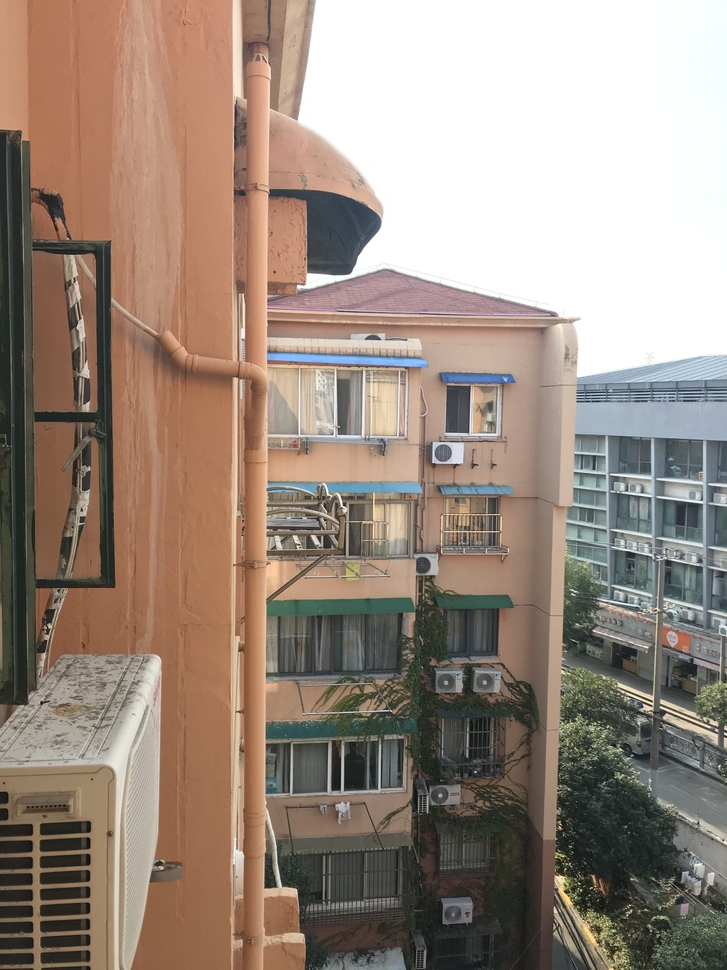
#> input picture project_1_A/IMG_2411.jpg, 727 x 970 px, shrunk from 3024 x 4032 before the run
$ python main.py
#> lines starting #> are read from the running program, lines starting #| are printed output that depends on the picture
### project_1_A/keypointmatch.py
import cv2
import numpy as np

class FindKeyPointsAndMatch(object):
    def __init__(self):
        self.sift = cv2.xfeatures2d.SIFT_create()
        self.brute = cv2.BFMatcher()

    def get_key_points(self, img1, img2):
        g_img1 = cv2.cvtColor(img1, cv2.COLOR_BGR2GRAY)
        g_img2 = cv2.cvtColor(img2, cv2.COLOR_BGR2GRAY)
        kp1, kp2 = {}, {}

        #关键点检测
        kp1["kp"], kp1["des"] = self.sift.detectAndCompute(g_img1, None)
        kp2["kp"], kp2["des"] = self.sift.detectAndCompute(g_img2, None)
        return kp1, kp2

    #关键点匹配
    def match(self, kp1,kp2):
        matches = self.brute.knnMatch(kp1["des"], kp2["des"], k = 2)
        good_matches = []

        for i ,(m,n) in enumerate(matches):
            if m.distance < 0.7 * n.distance:
                good_matches.append((m.trainIdx, m.queryIdx))

        if len(good_matches) > 4:
            key_points1 = kp1["kp"]
            key_points2 = kp2["kp"]

            matched_kp1 = np.float32(
                [key_points1[i].pt for (_, i) in good_matches]
            )

            matched_kp2 = np.float32(
                [key_points2[i].pt for (i, _) in good_matches]
            )

            #求解特征矩阵

            homo_matrix, _ = cv2.findHomography(matched_kp1, matched_kp2, cv2.RANSAC, 4)
            return homo_matrix
        else:
            return None


class PasteTwoImages(object):
    def __init__(self):
        pass

    def __call__(self, img1, img2, homo_matrix):
        h1, w1 = img1.shape[0], img1.shape[1]
        h2, w2 = img2.shape[0], img2.shape[1]
        rect1 = np.array([[0,0],[0,h1],[w1,h1],[w1,0]], dtype=np.float32).reshape(4,1,2)
        rect2 = np.array([[0,0], [0,h2], [w2,h2], [w2, 0]], dtype=np.float32).reshape(4,1,2)
        trans_rect1 = cv2.perspectiveTransform(rect1, homo_matrix)
        total_rect = np.concatenate((rect2, trans_rect1),axis=0)
        min_x, min_y = np.int32(total_rect.min(axis=0).ravel())
        max_x, max_y = np.int32(total_rect.max(axis=0).ravel())
        shift_to_zero_matrix = np.array([[1,0,-min_x], [0, 1, -min_y],[0,0,1]])
        trans_img1 = cv2.warpPerspective(img1, shift_to_zero_matrix.dot(homo_matrix), (max_x - min_x, max_y - min_y))
        trans_img1[-min_y:h2 - min_y, -min_x:w2 - min_x] = img2
        return trans_img1

### project_1_A/out_put.py
import time

# 带有时间的打印函数，可以替代print
def log(*args, **kwargs):
    # return
    time_format = '%Y/%m/%d %H:%M:%S'
    value = time.localtime(int(time.time()))
    formatted = time.strftime(time_format, value)
    print(formatted, *args, **kwargs)

### project_1_A/main.py
import cv2

import keypointmatch
from out_put import log


def test():
    imname_1 = 'IMG_2411.jpg'
    imname_2 = 'IMG_2412.jpg'
    image1 = cv2.imread(imname_1)
#> image1 is the input picture: shape (970, 727, 3); mean B, G, R 126.5, 138.5, 154.3
    image2 = cv2.imread(imname_2)
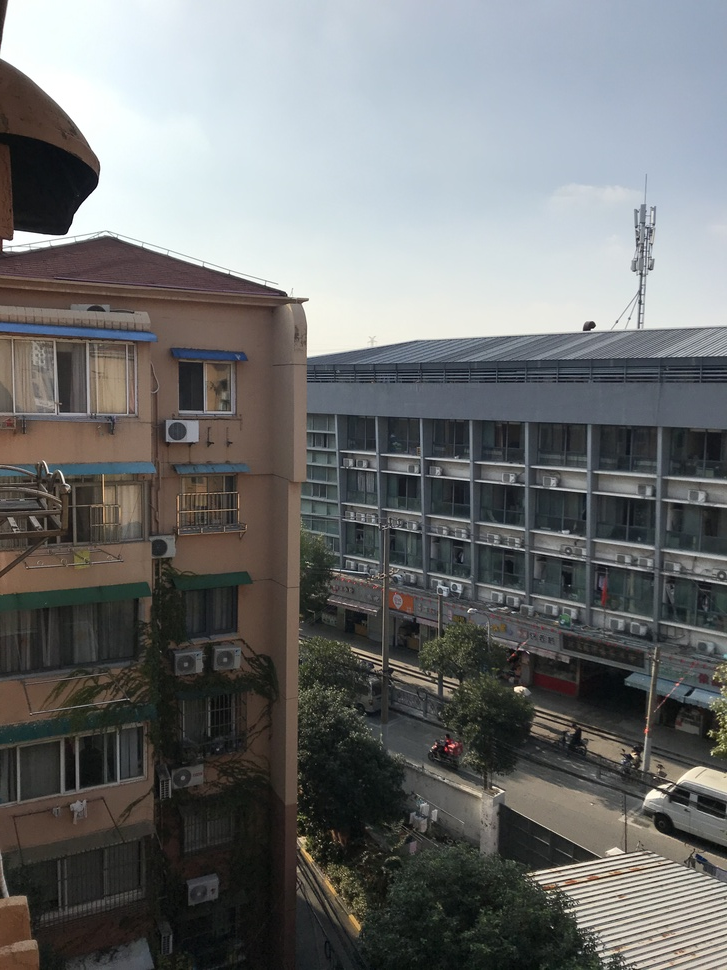
#> input picture project_1_A/IMG_2412.jpg, 727 x 970 px, shrunk from 3024 x 4032 before the run
#> image2 is the input picture: shape (970, 727, 3); mean B, G, R 112.1, 112.2, 110.7
    stitch_match = keypointmatch.FindKeyPointsAndMatch()
    kp1, kp2 = stitch_match.get_key_points(image1, image2)
#> in get_key_points, `g_img1 = cv2.cvtColor(img1, cv2.COLOR_BGR2GRAY)`:
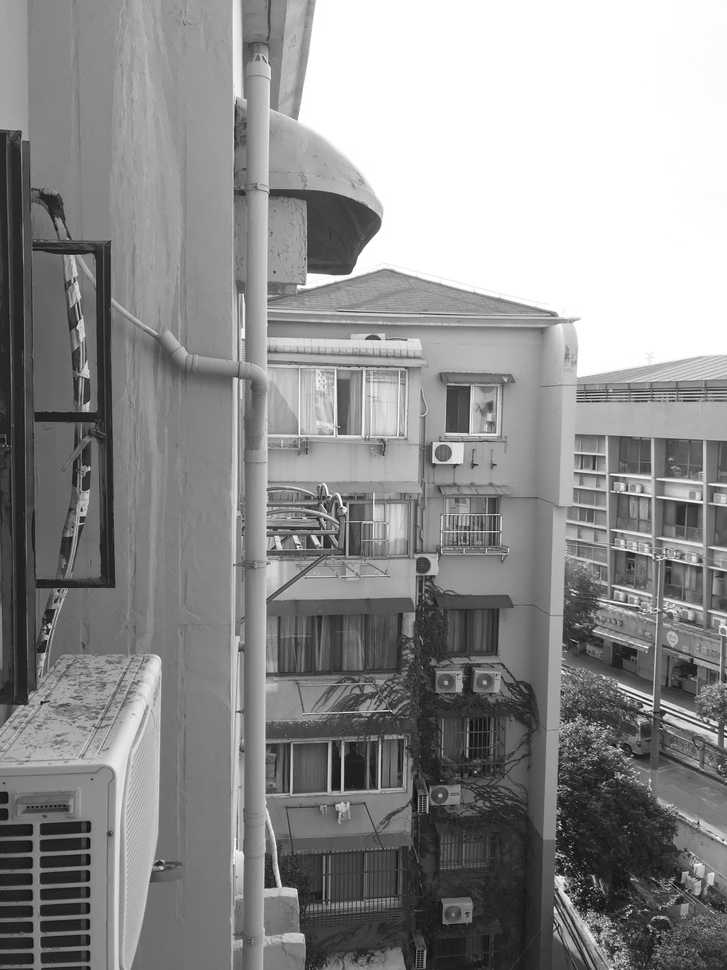
#> g_img1: shape (970, 727); min 4, max 255, mean 141.9
#> in get_key_points, `g_img2 = cv2.cvtColor(img2, cv2.COLOR_BGR2GRAY)`:
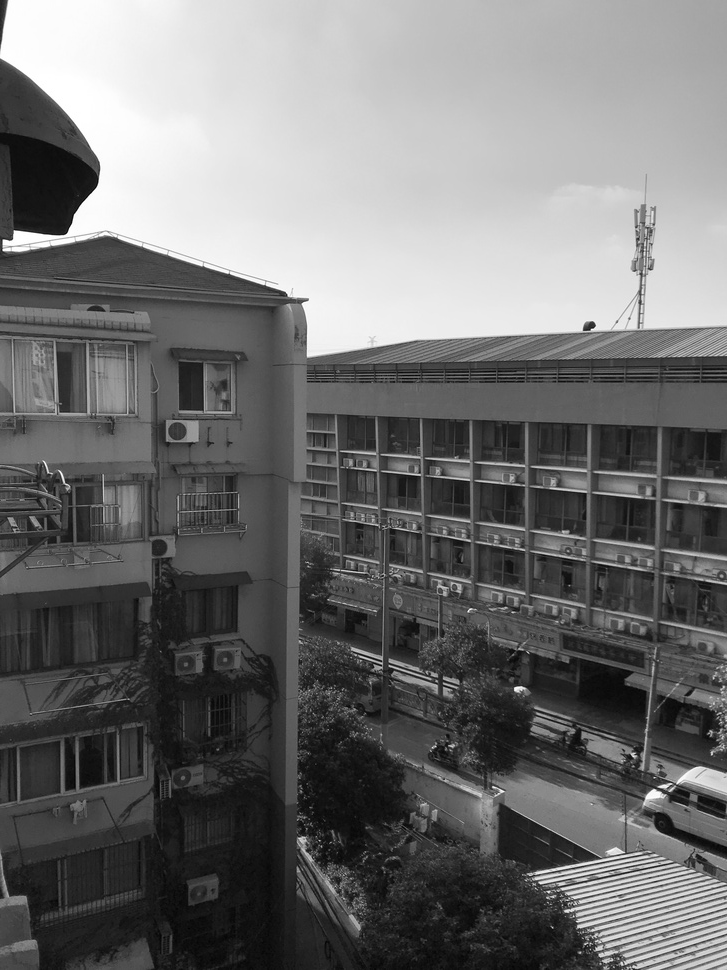
#> g_img2: shape (970, 727); min 1, max 255, mean 111.8
#> kp1 = 2 items; kp2 = 2 items
    homo_matrix = stitch_match.match(kp1, kp2)
#> in match, `matches = self.brute.knnMatch(kp1["des"], kp2["des"], k = 2)`: matches = 2983 matches
#> after the loop in match, `for i ,(m,n) in enumerate(matches):`: good_matches = 602 pairs, first value 9 to 2408, second value 21 to 2970
#> in match, `key_points1 = kp1["kp"]`: key_points1 = 2983 keypoints; strongest (x, y, size): (339, 224, 49), (716, 730, 1.9), (560, 881, 8.3), (344, 504, 2.4)
#> in match, `key_points2 = kp2["kp"]`: key_points2 = 2665 keypoints; strongest (x, y, size): (24, 241, 16.6), (517, 689, 4.6), (590, 325, 6.1), (89, 221, 25.3)
#> in match, `matched_kp1 = np.float32( [key_points1[i].pt for (_, i) in good_matche..`: matched_kp1 = 602 pairs, first value 12.3 to 721.7, second value 244.3 to 960.4
#> in match, `matched_kp2 = np.float32( [key_points2[i].pt for (i, _) in good_matche..`: matched_kp2 = 602 pairs, first value 7.45 to 672.3, second value 216.1 to 960.3
#> in match, `homo_matrix, _ = cv2.findHomography(matched_kp1, matched_kp2, cv2.RANS..`: homo_matrix = [[1.43, 0.0452, -429.4], [0.233, 1.32, -155.9], [0.000558, 5.05e-05, 1]]
    stitch_merge = keypointmatch.PasteTwoImages()
    merge_image = stitch_merge(image1, image2, homo_matrix)
#> in __call__, `trans_rect1 = cv2.perspectiveTransform(rect1, homo_matrix)`: trans_rect1 = [[-429.4, -155.9], [-367.6, 1076.4], [448.8, 892.7], [433.2, 9.8]]
#> in __call__, `total_rect = np.concatenate((rect2, trans_rect1),axis=0)`: total_rect = [[0, 0], [0, 970], [727, 970], [727, 0], [-429.4, -155.9], [-367.6, 1076.4], [448.8, 892.7], [433.2, 9.8]]
#> in __call__, `min_x, min_y = np.int32(total_rect.min(axis=0).ravel())`: min_x = -429; min_y = -155
#> in __call__, `max_x, max_y = np.int32(total_rect.max(axis=0).ravel())`: max_x = 727; max_y = 1076
#> in __call__, `shift_to_zero_matrix = np.array([[1,0,-min_x], [0, 1, -min_y],[0,0,1]])`: shift_to_zero_matrix = [[1, 0, 429], [0, 1, 155], [0, 0, 1]]
#> in __call__, `trans_img1 = cv2.warpPerspective(img1, shift_to_zero_matrix.dot(homo_m..`:
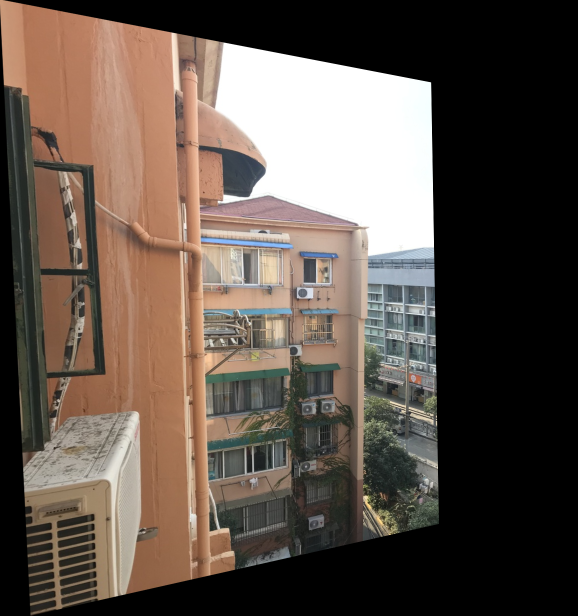
#> trans_img1: shape (1231, 1156, 3) (shown at 1/2 size); mean B, G, R 74.5, 83.3, 95.5
#> in __call__, `trans_img1[-min_y:h2 - min_y, -min_x:w2 - min_x] = img2`:
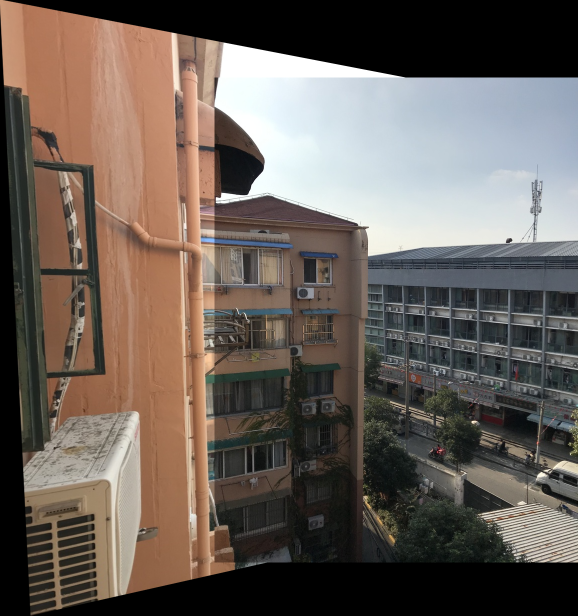
#> trans_img1: shape (1231, 1156, 3) (shown at 1/2 size); mean B, G, R 88.2, 95.4, 105.5
    cv2.imshow("output", merge_image)
    if cv2.waitKey() == 27:
#> (key Esc is pressed here)
        cv2.destroyAllWindows()
    cv2.imwrite(" lenna_merge.jpg ", merge_image)
    log("\n=============>Output saved!")


if __name__ == '__main__':
    test()
